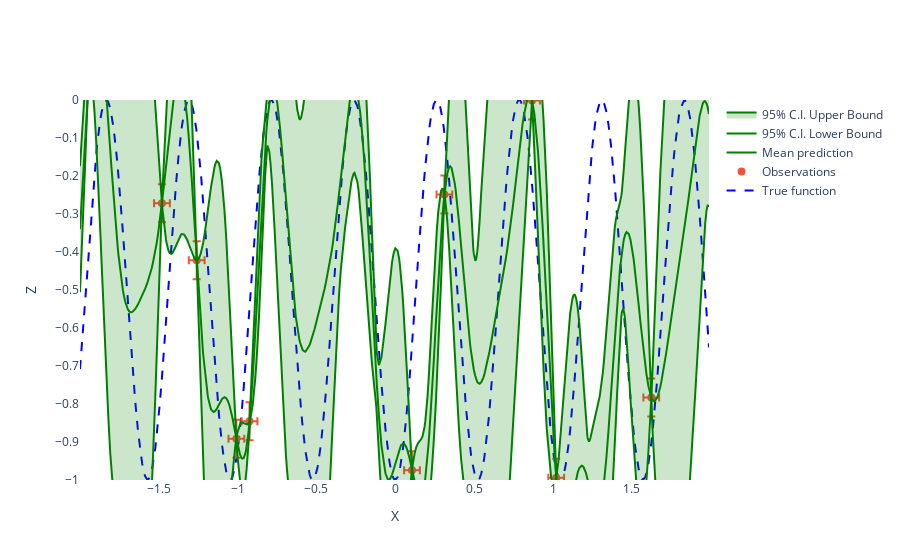

The code cell stored with this chart in its notebook:
### Code cell
# fit initial model
init_kernel = 1 * RBF() * ExpSineSquared()
gaussian_process, llh, kernel = fit_model(train_df, ['X1'], [], ['X1'], ['Z'], init_kernel, optimizer="fmin_l_bfgs_b")

# kernel optimized with LLH
print(f"kernel: {kernel}")
print(f"llh: {llh}")
# predictions for the whole set
mean_prediction, std_prediction = gaussian_process.predict(generated_df[['X1']], return_std=True)
mean_prediction = mean_prediction.reshape(-1,1)
std_prediction = std_prediction.reshape(-1,1)

mse_all = mean_squared_error(generated_df[['Z']], mean_prediction)
r2_all = r2_score(generated_df[['Z']], mean_prediction)

print(f'r2: {r2_all}')   
print(f'mse: {mse_all}')  

gp_plot = create_gp_regression_plot(X, Z, X_train, Z_train, X_noise_std, Z_noise_std, mean_prediction, std_prediction)
gp_plot

### Figure 1 — Plotly figure (JSON) as saved in the notebook; plotly's stock layout.template omitted (floating-point values rounded to 4 significant figures; data arrays with more than 128 entries replaced by an {"elided": "..."} marker saying what was removed)
{"data": [{"line": {"color": "rgba(0, 0, 255, 1)", "dash": "dash"}, "mode": "lines", "name": "True function", "showlegend": true, "type": "scatter", "x": {"elided": "1000 float values"}, "y": {"elided": "1000 float values"}}, {"error_x": {"array": [0.05, 0.05, 0.05, 0.05, 0.05, 0.05, 0.05, 0.05, 0.05, 0.05], "color": "rgba(255, 165, 0)", "type": "data", "visible": true}, "error_y": {"array": [0.05, 0.05, 0.05, 0.05, 0.05, 0.05, 0.05, 0.05, 0.05, 0.05], "color": "rgba(255, 165, 0)", "type": "data", "visible": true}, "marker": {"color": "rgba(255, 165, 0)", "size": 8}, "mode": "markers", "name": "Observations", "showlegend": true, "type": "scatter", "x": [-1.259, 0.8671, 1.623, 0.1057, 0.3114, -0.9244, 1.02, -1.945, -1.008, -1.48], "y": [-0.4217, -0.001375, -0.783, -0.9745, -0.2485, -0.8453, -0.9939, 0.09038, -0.8912, -0.2715]}, {"line": {"color": "rgba(0, 128, 0, 1)"}, "mode": "lines", "name": "Mean prediction", "showlegend": true, "type": "scatter", "x": {"elided": "1000 float values"}, "y": {"elided": "1000 float values"}}, {"line": {"color": "rgba(0, 128, 0, 1)"}, "name": "95% C.I. Lower Bound", "type": "scatter", "x": {"elided": "1000 float values"}, "y": {"elided": "1000 float values"}}, {"fill": "tonexty", "fillcolor": "rgba(0, 128, 0, 0.2)", "line": {"color": "rgba(0, 128, 0, 1)"}, "name": "95% C.I. Upper Bound", "type": "scatter", "x": {"elided": "1000 float values"}, "y": {"elided": "1000 float values"}}], "layout": {"annotations": [{"font": {"size": 15}, "showarrow": false, "text": "", "x": 0, "xref": "paper", "y": [-1.03e-05], "yref": "paper"}], "paper_bgcolor": "white", "plot_bgcolor": "white", "showlegend": true, "xaxis": {"range": [-2.0, 1.989], "title": {"text": "X"}}, "yaxis": {"range": [-1.0, -1.03e-05], "title": {"text": "Z"}}}}
